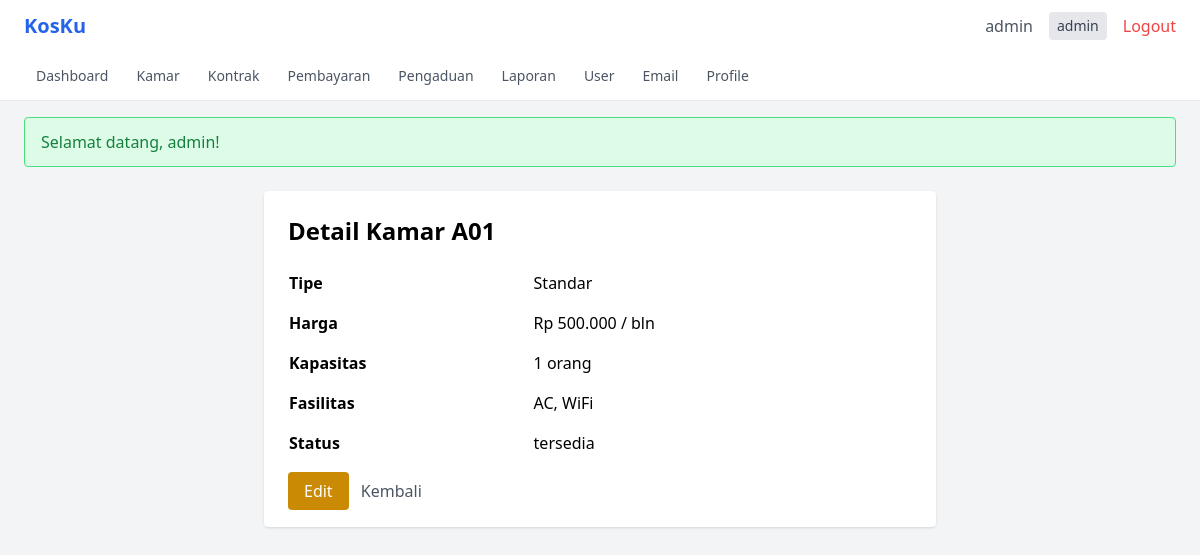
The app's page /kamar/detail/1 (signed in), older data.
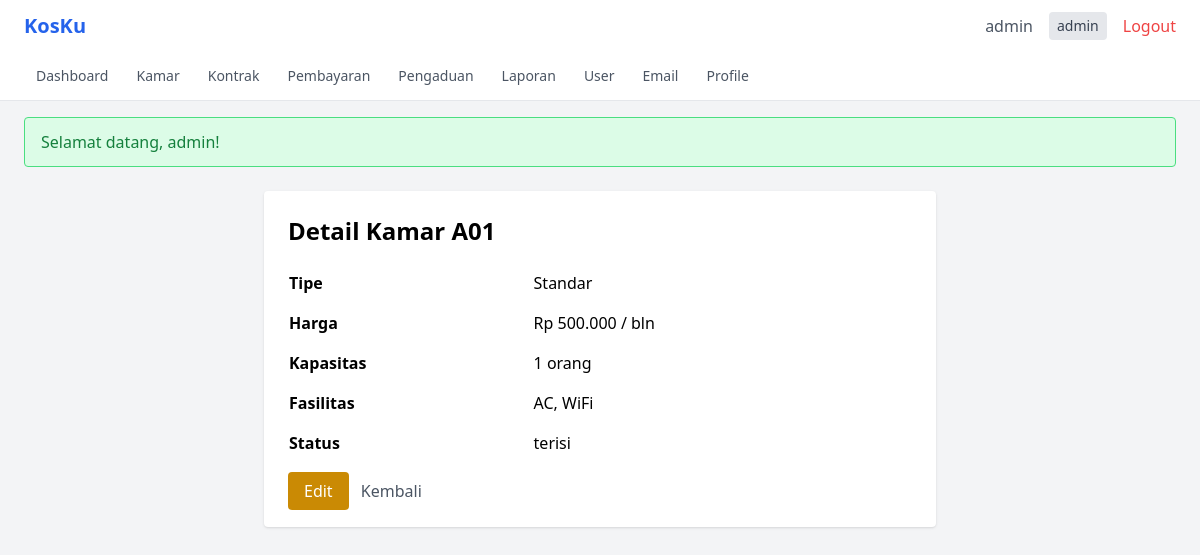
The same page, newer data.
### tables this page shows
CREATE TABLE kamar (
    id INT AUTO_INCREMENT PRIMARY KEY,
    nomor_kamar VARCHAR(10) NOT NULL UNIQUE,
    tipe VARCHAR(50),
    harga DECIMAL(12,2) NOT NULL,
    kapasitas INT DEFAULT 1,
    fasilitas TEXT,
    status ENUM('tersedia', 'terisi', 'maintenance') NOT NULL DEFAULT 'tersedia',
    foto VARCHAR(255),
    created_at TIMESTAMP DEFAULT CURRENT_TIMESTAMP
);

### src/Controllers/KamarController.php (called while the page is built, shortened)
<?php
class KamarController
{
    private Kamar $kamar;
    public function __construct()
    {
        $this->kamar = new Kamar();
    }
    public function detail(int $id): void
    {
        $kamar = $this->kamar->find($id);
        require_once __DIR__ . '/../../views/kamar/detail.php';
    }
}

### public/index.php (called while the page is built, shortened)
<?php
$requestUri = $_SERVER['REQUEST_URI'] ?? '/';
$requestUri = parse_url($requestUri, PHP_URL_PATH);
$requestUri = ltrim($requestUri, '/');
$url = !empty($requestUri) ? $requestUri : ($_GET['url'] ?? '');
$url = rtrim($url, '/');
$url = filter_var($url, FILTER_SANITIZE_URL);
$url = explode('/', $url);
$controllerName = !empty($url[0]) ? ucfirst($url[0]) . 'Controller' : 'AuthController';
$defaultMethod = $controllerName === 'AuthController' ? 'login' : 'index';
$methodName = $url[1] ?? $defaultMethod;
$params = array_slice($url, 2);
$controller = new $controllerClass();
call_user_func_array([$controller, $methodName], $params);

### config/database.php (called while the page is built, shortened)
<?php
class Database
{
    private static ?PDO $instance = null;
    private static string $host = 'localhost';
    private static string $dbname = 'kos_management';
    private static string $user = 'root';
    private static string $pass = '';
    private static string $charset = 'utf8mb4';
    public static function getConnection(): PDO
    {
        if (self::$instance === null) {
            try {
                $dsn = "mysql:host=" . self::$host . ";dbname=" . self::$dbname . ";charset=" . self::$charset;
                self::$instance = new PDO($dsn, self::$user, self::$pass, [
                    PDO::ATTR_ERRMODE => PDO::ERRMODE_EXCEPTION,
                    PDO::ATTR_DEFAULT_FETCH_MODE => PDO::FETCH_ASSOC,
                    PDO::ATTR_EMULATE_PREPARES => false,
                ]);
            } catch (PDOException $e) {
                die("Database connection failed: " . $e->getMessage());
            }
        }
        return self::$instance;
    }
}

### src/Models/Kamar.php (called while the page is built, shortened)
<?php
class Kamar
{
    private PDO $db;
    public function __construct()
    {
        $this->db = Database::getConnection();
    }
    public function find(int $id): array|false
    {
        $stmt = $this->db->prepare("SELECT * FROM kamar WHERE id = ?");
        $stmt->execute([$id]);
        return $stmt->fetch();
    }
}

### src/Helpers/Security.php (called while the page is built, shortened)
<?php
class Security
{
    public static function escapeHtml(string $data): string
    {
        return htmlspecialchars($data, ENT_QUOTES | ENT_HTML5, 'UTF-8');
    }
}

### views/kamar/detail.php (the view, shortened to what this page needs)
<?php
require_once __DIR__ . '/../../src/Helpers/Security.php';
?>
<?php require_once __DIR__ . '/../layouts/header.php'; ?>
<div class="max-w-2xl mx-auto bg-white rounded shadow p-6">
    <h1 class="text-2xl font-bold mb-4">Detail Kamar <?= Security::escapeHtml($kamar['nomor_kamar']) ?></h1>
    <table class="w-full">
        <tr><td class="font-semibold py-2">Tipe</td><td><?= Security::escapeHtml($kamar['tipe']) ?></td></tr>
        <tr><td class="font-semibold py-2">Harga</td><td>Rp <?= number_format($kamar['harga'], 0, ',', '.') ?> / bln</td></tr>
        <tr><td class="font-semibold py-2">Kapasitas</td><td><?= Security::escapeHtml($kamar['kapasitas']) ?> orang</td></tr>
        <tr><td class="font-semibold py-2">Fasilitas</td><td><?= Security::escapeHtml($kamar['fasilitas']) ?></td></tr>
        <tr><td class="font-semibold py-2">Status</td><td><?= Security::escapeHtml($kamar['status']) ?></td></tr>
    </table>
    <div class="mt-4">
        <a href="/kamar/edit/<?= $kamar['id'] ?>" class="bg-yellow-600 text-white px-4 py-2 rounded">Edit</a>
        <a href="/kamar/index" class="ml-2 text-gray-600">Kembali</a>
    </div>
</div>
<?php require_once __DIR__ . '/../layouts/footer.php'; ?>

Row changes from the older to the newer data that the page shows:
changed kamar "Standar": status "tersedia" → "terisi"
